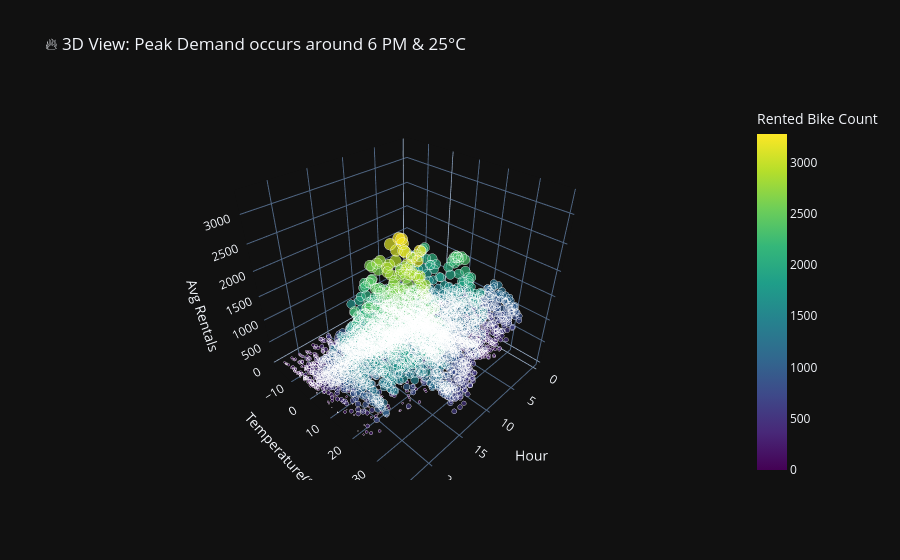

The notebook cell this image was saved under:
### Code cell
# Cell 4: Faceted Scatter Plot - Temperature vs Rentals (Split by Rain)
g = sns.FacetGrid(df, col="Weather_Condition", height=6, aspect=1.2, 
                  hue='Weather_Condition', palette=['#2ECC71', '#E74C3C'])
g.map(sns.scatterplot, 'Temperature(°C)', 'Rented Bike Count', alpha=0.3)
g.map(sns.regplot, 'Temperature(°C)', 'Rented Bike Count', 
      scatter=False, color='black', ci=None, order=2) # Quadratic fit!

# Add titles and labels
g.fig.subplots_adjust(top=0.85)
g.fig.suptitle('🌦️ The Goldilocks Zone: Temperature vs Rentals (Dry vs Rainy)', fontsize=16)
g.set_axis_labels('Temperature (°C)', 'Rented Bike Count')

# Save
plt.savefig('visuals/04_Goldilocks_Weather_Zone.png', dpi=300)
plt.show()

# 🔥 INTERACTIVE VERSION: Plotly 3D Surface (Portfolio Showstopper)
# This shows the interaction between Hour, Temperature, and Rentals
agg_3d = df.groupby(['Hour', 'Temperature(°C)'])['Rented Bike Count'].mean().reset_index()
fig3d = px.scatter_3d(agg_3d, x='Hour', y='Temperature(°C)', z='Rented Bike Count',
                      color='Rented Bike Count', size='Rented Bike Count',
                      title='🔥 3D View: Peak Demand occurs around 6 PM & 25°C',
                      color_continuous_scale='Viridis')
fig3d.update_layout(scene=dict(zaxis_title="Avg Rentals"), template='plotly_dark')
fig3d.show()
fig3d.write_html("visuals/05_3D_Weather_Peak.html")

### Figure 1 — Plotly figure (JSON) as saved in the notebook; plotly's stock layout.template omitted (floating-point values rounded to 4 significant figures; data arrays with more than 128 entries replaced by an {"elided": "..."} marker saying what was removed)
{"data": [{"hovertemplate": "Hour=%{x}<br>Temperature(°C)=%{y}<br>Rented Bike Count=%{marker.color}<extra></extra>", "legendgroup": "", "marker": {"color": {"elided": "5901 float values"}, "coloraxis": "coloraxis", "size": {"elided": "5901 float values"}, "sizemode": "area", "sizeref": 8.193, "symbol": "circle"}, "mode": "markers", "name": "", "scene": "scene", "showlegend": false, "type": "scatter3d", "x": {"elided": "5901 int values"}, "y": {"elided": "5901 float values"}, "z": {"elided": "5901 float values"}}], "layout": {"coloraxis": {"colorbar": {"title": {"text": "Rented Bike Count"}}, "colorscale": [[0, "#440154"], [0.1111, "#482878"], [0.2222, "#3e4989"], [0.3333, "#31688e"], [0.4444, "#26828e"], [0.5556, "#1f9e89"], [0.6667, "#35b779"], [0.7778, "#6ece58"], [0.8889, "#b5de2b"], [1, "#fde725"]]}, "legend": {"itemsizing": "constant", "tracegroupgap": 0}, "scene": {"domain": {"x": [0, 1], "y": [0, 1]}, "xaxis": {"title": {"text": "Hour"}}, "yaxis": {"title": {"text": "Temperature(°C)"}}, "zaxis": {"title": {"text": "Avg Rentals"}}}, "title": {"text": "🔥 3D View: Peak Demand occurs around 6 PM & 25°C"}}}
